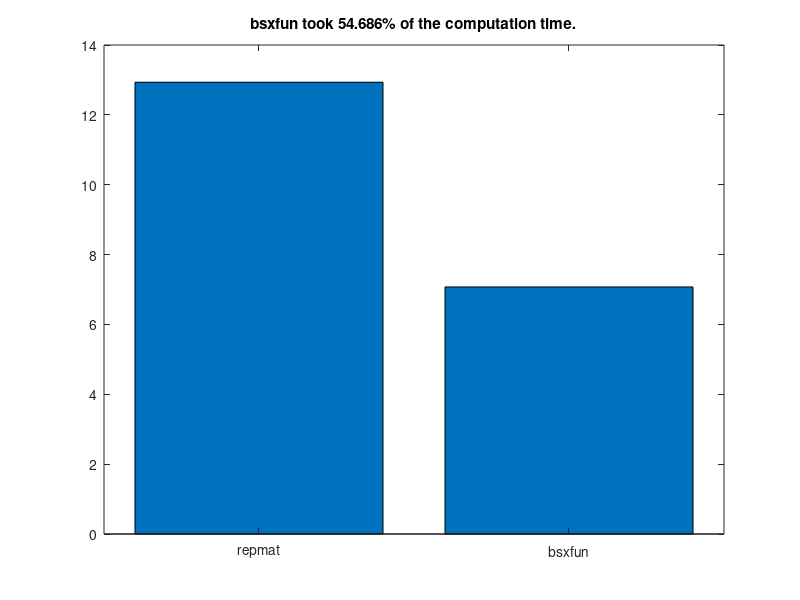

Reproduce this figure in MATLAB.
%% Analyzing Neural Time Series Data
% Matlab code for Chapter 4 script A
% Mike X Cohen
% 
% This code accompanies the book, titled "Analyzing Neural Time Series Data" 
% (MIT Press). Using the code without following the book may lead to confusion, 
% incorrect data analyses, and misinterpretations of results. 
% Mike X Cohen assumes no responsibility for inappropriate or incorrect use of this code. 

%% variables, part I
% Let's start with variables. A variable is a place-holder for
% information. To create a variable, you simply assign it information. 
% For example,

mike = 10;
bob  = 20;

% If you type these into the command window (or highlight them here and hit
% F9, or highlight them, right-click, and choose "Evaluate Selection"), you 
% will create the variables.
% Because the variables refer to numbers, you can add them, multiple them,
% etc: 
mike + bob; % Note: You can also put comments after code
(mike+bob)/(mike-bob)

% Notice that when the line ends with a semicolon, the output is suppressed, 
% and when there is no semicolon, it outputs the results in the command window.

% variables can also be strings:
mike = 'mike'; 
% now we've re-assigned mike from a number to a character array. Type
% 'whos' into the matlab command. 
whos

% You can also assign matrices to variables:
a_simple_matrix=[ 3 4 5; 1 2 3; 9 8 7 ];
% type this into the command to see how the semicolon was used to delineate
% separate lines. 

% Square brackets concatinate: 
mikes_full_name = [ mike ' cohen' ];
mikes_two_fav_numbers = [ 7 23 ];

% type whos in the command to see the properties of our variables. Note the 
% difference between double and char (character), and note the sizes of different variables.

%% Variables, part II

% Variables can be more sophisticated. Variables can be cells, which
% are like blocks that may contain different kinds of information. 
var1{1} = [ 1 2 3 4 5 6 7 ];
var1{2} = 'hello world';
var1{3} = [ 1 3 6 7 4 3 5 6 7 87 76 43 4 5 6 767 ];

var1
var1{2}

% The most flexible type of variable is a structure. Structures contain fields that 
% are used for different kinds of data. For example:

ANTS.name = 'mike'; % ANTS = Analyzing Neural Time Series
ANTS.position = 'author';
ANTS.favorite_toothpaste_flavor = 'cinnamon';
ANTS.number_of_watches = 18;
ANTS.favorite_color = [ .8 .1 .8 ]; % RGB values

% You can also have an array of structures
ANTS(2).name = 'Your name here';
ANTS(2).position = 'reader';
ANTS(2).favorite_toothpaste_flavor = 'bratworst'; % gross, but true
ANTS(2).number_of_watches = 1;
ANTS(2).favorite_color = [ 1 1 1 ];

% now you can get information about all fields from one specific element of
% the structure:
ANTS(1)
% or information about one field within one member:
ANTS(1).number_of_watches

% or information about one field from all members:
ANTS.favorite_toothpaste_flavor

% note that this last result came out as two separate answers. If you want
% to combine them into a single output (e.g., a cell array), use curly
% brackets:
{ANTS.favorite_toothpaste_flavor}

%% functions

% functions are modular pieces of code stored in a separate file. Most
% functions can be opened and you can see/modify the code. Some functions
% are compiled and not viewable or editable.

% Functions may take inputs:
randperm(4) % randperm is a function that randomly permutes integers. 4 is the input. 

% or a vector:
mean([1 3 2 4 3 5 4 6])

% to see the guts of this function, highlight "mean" and right-click,
% Open File (or type "edit mean" in the command, or highlight and Ctrl-D)

% IMPORTANT! Do not modify matlab functions unless you really know what
% you're doing! A better idea is to copy the function into a different file
% and use a different name. 

% Most functions also give outputs:
permuted_integers = randperm(4); % now the output of the function is stored in a new variable

whos permuted_in* % Note that you can also use the * character for whos

% some functions can have multiple inputs: 
random_number_matrix = rand(4,6); % Here, we asked for a 4 x 6 matrix of random numbers

% some functions have multiple outputs:
[max_value max_value_index] = max([1 2 3 9 8 7 6]);
% This also shows matrix indexing, which we'll get to soon. 

% IMPORTANT: You can use the output of one function as the input to another
% function. This is a powerful way to make your matlab programming fast and
% efficient. On the other hand, if you embed functions to an extreme you
% might unreadable code.
[max_value max_value_index] = max( randperm( round( rand(1)*10 ) ) );
% Note that when you put the cursor on a parenthesis, it underlines the
% corresponding other parenthesis. 

% type 'help <function_name>' in the matlab command to
% read about a function. 
help max % also try: doc max

%% indexing

% Indexing is a powerful tool in matlab to access particular parts of a
% variable. Indexing is very simple: Imagine you have 100 twinkies arranged
% in a 10 x 10 square: 
twinkies = rand(10,10)

% If you wanted to eat the twinkie in the 4th row, 8th column, you write:
the_twinkie_i_will_eat = twinkies(4,8);

%% The colon operator

% By default, the colon operator increments in integer units from the 
% first to the second number. Observe:
1:10
% You can also increment by a certain amount:
1:2:10
count2ten=1:.23956:10;

% the colon operator is also useful when indexing. Let's say you want to
% eat several twinkies:
twinkies_i_will_eat = twinkies(4:8,2:7);

% Question: How big should the variable twinkies_i_will_eat be? 
whos twin* % answer

% To count backwards, you must specify that you want to skip with a negative number:
rookie_mistake     = 10:1;
how_the_pros_do_it = 10:-1:1;

%% determining the sizes of variables

% You can see variable sizes using whos, but there are also ways 
% to output matrix sizes into variables, which will be useful in many situations.

length(random_number_matrix)
% important! "length" returns the length of the longest dimension, regardless of how many dimensions there are!

% you can use size to find the sizes of all dimensions:
size(twinkies)
size(twinkies,1) % or only specific dimensions...

numel(twinkies) % numel stands for 'total number of elements'

% these functions also produce outputs:
twinkie_array_size = size(twinkies);
prod(twinkie_array_size) % prod returns the product of input numbers

% of course, these functions work on non-numeric variables, e.g.,
length(ANTS)

%% for-loops

% A for-loop is a way to iterate repeatedly:

for counting_variable = 1:10
    disp(counting_variable); % disp stands for display, which prints information in the command window
end

% another example:
for counting_variable = 1:2:10
    disp([ 'The ' num2str(counting_variable) 'th iteration value times 2 divided by 3 and added to 7 is ' num2str(counting_variable*2/3+7) '.' ])
end

% You can embed loops within loops
for i = 1:5
    for j = 3:7
        product_matrix(i,j) = i*j; % Matlab produces a warning here because product_matrix is not initialized. See text in Chapter 4.
    end
end

% Two important things to note here: (1) You can use the same numbers as
% indices AND as variables; (2) Unspecified elements in a matrix are
% automatically created and set to zero. 

number_rows    = 5; % having many spaces is allowed and facilitates code aesthetics
number_columns = 7;
% initialize matrix with zeros
product_matrix = zeros(number_rows,number_columns);

for i=1:number_rows
    for j=1:number_columns
        product_matrix(i,j)=i*j;
    end % end j-loop
end % end i-loop

% note the comments following end-statements. When you have multiple long
% loops, this kind of commenting will be helpful. Also note that when you 
% click on one of the "for" or "end" statements, its pair will be underlined. 

%% if-statements

% Exactly how it sounds
if 4>5
    disp('Something has gone awry in the universe')
end

if 4>5
    disp('Something is still very wrong')
else
    disp('Whew! Everything''s normal.') % note the two single-parenthesis marks inside the string
end

% the 'switch/case' statement is similar to 'if/else'
for counting_variable = 1:2:10
    switch counting_variable
        case 1 % compares 'counting_variable' to '1'
            disp([ 'The ' num2str(counting_variable) 'st iteration value times 2 divided by 3 and added to 7 is ' num2str(counting_variable*2/3+7) '.' ])
        case 2
            disp([ 'The ' num2str(counting_variable) 'nd iteration value times 2 divided by 3 and added to 7 is ' num2str(counting_variable*2/3+7) '.' ])
        case 3
            disp([ 'The ' num2str(counting_variable) 'rd iteration value times 2 divided by 3 and added to 7 is ' num2str(counting_variable*2/3+7) '.' ])
        otherwise
            disp([ 'The ' num2str(counting_variable) 'th iteration value times 2 divided by 3 and added to 7 is ' num2str(counting_variable*2/3+7) '.' ])
    end % end switch
end

%% boolean (true/false)

% sometimes, it's useful to know if a statement is TRUE or FALSE. 
% You can use a double-equals sign:

5==5

% The answer is '1', which in this case means 'true'. The oppose of true (1) is false (0):
5==4

% You can assign these answers to variables:
fourIsFive = 4==5; % see below for disambiguating = and ==

whos fourIsFive
% note that 'fourIsFive' is type "logical", or boolean. 

% Other related useful functions:
matrix0 = false(10,3);
matrix1 = true(4,12);

% you can use the tilde "~" to negate a statement:
~(1==1) % false because the negation of 1==1 is false
~(4>3)  % also false because the negation of 4>3 is false
~(4<3)  % true because it is false (~) that 4 is greater than 3. Tricky!

% things can sometimes get tricky:
truthtest = 1 == 2;

% Remember:
%    One equals sign is a statement ("you have this value").
%    Two equals signs means you are asking a question ("are these the same?").
% Mnemonic: "Say with one (=), ask with two (==), then you know just who is who!" 
%           (I didn't say it was a good mnemonic...)

%% repmat

% repmat is short for "replicate matrix." It is a handy function that
% is often used in analyses. The problem that repmat solves is matrix
% operations with other matrices. First, consider that adding a scalar 
% (a single number) to a matrix is no problem. 

mat = rand(4);

mat+23

% Now imagine that mat is EEG data with 4 electrodes and 10 time points:
mat = rand(4,10);

% now you want to subtract the mean over time:
meanOverTime = mean(mat,2); % second input to mean function is the dimension along which to compute the mean

mat = mat - meanOverTime;

% the previous line crashes because the matrices are of unequal size
whos mat meanOverTime

% repmat will help:
meanOverTimeRepmat = repmat(meanOverTime,1,size(mat,2));
whos mat meanOverTime*
% repmat takes 3 inputs: the matrix you want to replicate, the number of
% times to replicate it over rows, and the number of times to replicate it
% over columns (you can also input more dimensions). We want to replicate
% this matrix only over time points (the size of the second dimension of
% mat). Now the subtraction works:

matmean = mat - meanOverTimeRepmat;


% Other examples of repmat:
mat = [1 2 3; 10 20 30];

repmat(mat,1,1)
repmat(mat,1,2)
repmat(mat,2,1)

%% bsxfun

% bsxfun is a useful function for fast and easy array and matrix manipulations.
% It was introduced to Matlab fairly recently, so older versions of Matlab
% do not have this utility. 

% for example, the following function will add 4 to a random matrix:
bsxfun(@plus,randn(10),4)

% this might not seem any better than "randn(10)+4" and for this small
% case, it isn't. bsxfun is more useful because it performs
% singleton-expansion, which means you may be able to avoid using repmat.
% For example, imagine a dataset with 100 channels and 100,000 time points: 
a  = rand(100,100000);

% To subtract the mean of the entire time series: 
am = a - repmat(mean(a,2),1,size(a,2));

% Notice that the repmat is necessary:
am = a - mean(a,2);

% The previous line crashes because the sizes of a and its mean are not the
% same. However, bsxfun expands this automatically
am = bsxfun(@minus,a,mean(a,2));

% let's do a timing test...
tic
for i=1:100
    am = a - repmat(mean(a,2),1,size(a,2));
end
t(1)=toc;

tic
for i=1:100
    am = bsxfun(@minus,a,mean(a,2));
end
t(2)=toc;

figure
bar(t)
set(gca,'xtick',1:2,'xticklabel',{'repmat';'bsxfun'},'xlim',[.5 2.5])
title([ 'bsxfun took ' num2str(100*t(2)/t(1)) '% of the computation time.' ])
% you'll learn more about the above lines in part B of this code


% Thus, bsxfun is a bit faster but also more convenient to use, and more elegant. 
% There are other similar functions to bsxfun, including arrayfun and cellfun. 
% In addition to speed, the *fun functions allow you to avoid using loops. 
% For example, let's say you want to know the length of items in a cell array. 

% create cell array whose elements have variable lengths
c = cell(1,40);
for i=1:length(c)
    c{i} = randn(1,round(rand*100));
end

% now you want to know how many elements are in each cell. 
% Normally you need a loop:
cell_lengths = zeros(size(c));
for i=1:length(c)
    cell_lengths(i) = numel(c{i});
end

% But cellfun is more efficient:
cell_lengths = cellfun(@length,c);

%% end

% continue on the part b of this code...
